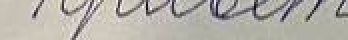
#> input picture train/img_0000_frag_0001.png, 174 x 20 px (shown 2 times larger); its folder holds only this picture in this run
$ python augmentation.py
#> lines starting #> are read from the running program, lines starting #| are printed output that depends on the picture
from PIL import Image, ImageEnhance, ImageOps
import os
import numpy as np


def augment_images(
        input_folder: str,
        output_folder: str,
        rotation_angle: float = 0,
        color_percent: float = 0,
        add_color: str = 'False',
        width_percent: float = 100,
        filename_prefix: str = 'aug_'
):
    """
    Аугментирует изображения в папке с заданными параметрами

    Параметры:
    input_folder - папка с исходными изображениями
    output_folder - папка для сохранения аугментированных изображений
    rotation_angle - угол поворота (-360 до 360 градусов)
    color_percent - интенсивность цвета (0-100%)
    add_color - цвет для добавления ('синий','зеленый','красный','фиолетовый','желтый','False')
    width_percent - изменение ширины (1-200%)
    filename_prefix - префикс для имен новых файлов
    """
#> called with input_folder = 'train', output_folder = 'train_aug', rotation_angle = 2, color_percent = 14, add_color = 'желтый', width_percent = 150, filename_prefix = ''
    # Создаем папку для результатов, если ее нет
    os.makedirs(output_folder, exist_ok=True)

    # Соответствие цветов их RGB-значениям
    colors = {
        'синий': (0, 0, 255),
        'зеленый': (0, 255, 0),
        'красный': (255, 0, 0),
        'фиолетовый': (128, 0, 128),
        'желтый': (255, 255, 0),
        'False': None
    }

    # Проверка корректности параметров
    if rotation_angle < -360 or rotation_angle > 360:
        raise ValueError("Угол поворота должен быть между -360 и 360 градусами")

    if color_percent < 0 or color_percent > 100:
        raise ValueError("Процент цвета должен быть между 0 и 100")

    if add_color not in colors:
        raise ValueError("Недопустимый цвет. Используйте: 'синий','зеленый','красный','фиолетовый','желтый','False'")

    if width_percent < 1 or width_percent > 200:
        raise ValueError("Процент ширины должен быть между 1 и 200")

    # Обработка всех изображений в папке
    for filename in os.listdir(input_folder):
        if filename.lower().endswith(('.png', '.jpg', '.jpeg', '.bmp')):
            # Загрузка изображения
            img_path = os.path.join(input_folder, filename)
            image = Image.open(img_path).convert('RGB')
#> image is the input picture: PIL image 174x20 RGB; mean R, G, B 179.7, 176.3, 169.2

            # Изменение ширины
            if width_percent != 100:
                original_width, original_height = image.size
#> original_width = 174; original_height = 20
                new_width = int(original_width * width_percent / 100)
#> new_width = 261
                image = image.resize((new_width, original_height))
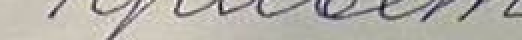
#> image: PIL image 261x20 RGB (shown 2 times larger); mean R, G, B 179.8, 176.3, 169.2

            # Поворот изображения
            if rotation_angle != 0:
                image = image.rotate(rotation_angle, expand=True)
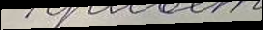
#> image: PIL image 263x30 RGB; mean R, G, B 119, 116.7, 112

            # Добавление цветового оттенка
            if add_color != 'False' and color_percent > 0:
                # Создаем цветной слой
                color_layer = Image.new('RGB', image.size, colors[add_color])
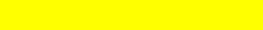
#> color_layer: PIL image 263x30 RGB; mean R, G, B 255, 255, 0

                # Рассчитываем прозрачность
                alpha = color_percent / 100.0

                # Смешиваем изображения
                image = Image.blend(image, color_layer, alpha)
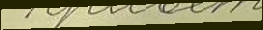
#> image: PIL image 263x30 RGB; mean R, G, B 137.5, 135.5, 96

            # Сохранение результата
            new_filename = f"{filename_prefix}{filename}"
            output_path = os.path.join(output_folder, new_filename)
            image.save(output_path)
            print(f"Создано: {new_filename}")


# Пример использования
if __name__ == "__main__":
    # Настройки аугментации (можно менять)
    INPUT_FOLDER = "train"  # Папка с исходными изображениями
    OUTPUT_FOLDER = "train_aug"  # Папка для аугментированных изображений
    ROTATION = 2  # Угол поворота в градусах
    COLOR_PERCENT = 14  # Интенсивность цвета (0-100%)
    ADD_COLOR = "желтый"  # Цвет для добавления или 'False'
    WIDTH_PERCENT = 150  # Процент изменения ширины
    FILENAME_PREFIX = ""  # Префикс для новых файлов

    augment_images(
        input_folder=INPUT_FOLDER,
        output_folder=OUTPUT_FOLDER,
        rotation_angle=ROTATION,
        color_percent=COLOR_PERCENT,
        add_color=ADD_COLOR,
        width_percent=WIDTH_PERCENT,
        filename_prefix=FILENAME_PREFIX
    )

$ run again, on train/img_0000_frag_0005.png
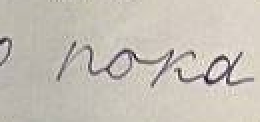
#> input picture train/img_0000_frag_0005.png, 130 x 61 px (shown 2 times larger)
#> in augment_images, image is the input picture: PIL image 130x61 RGB; mean R, G, B 198.2, 192.1, 182.7
#> in augment_images, `image = image.rotate(rotation_angle, expand=True)`:
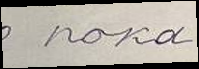
#> image: PIL image 199x69 RGB; mean R, G, B 171.7, 166.4, 158.3
#> in augment_images, `image = Image.blend(image, color_layer, alpha)`:
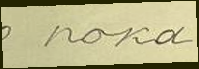
#> image: PIL image 199x69 RGB; mean R, G, B 182.9, 178.3, 135.7

$ run again, on train/img_0000_frag_0006.png
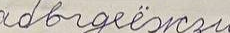
#> input picture train/img_0000_frag_0006.png, 230 x 33 px
#> in augment_images, image is the input picture: PIL image 230x33 RGB; mean R, G, B 197.2, 190, 181.6
#> in augment_images, `image = image.rotate(rotation_angle, expand=True)`:
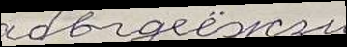
#> image: PIL image 347x47 RGB; mean R, G, B 137.6, 132.6, 126.7
#> in augment_images, `image = Image.blend(image, color_layer, alpha)`:
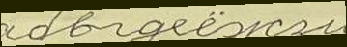
#> image: PIL image 347x47 RGB; mean R, G, B 153.5, 149.2, 108.6

$ run again, on train/img_0000_frag_0007.png
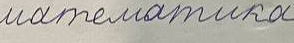
#> input picture train/img_0000_frag_0007.png, 294 x 43 px
#> in augment_images, image is the input picture: PIL image 294x43 RGB; mean R, G, B 180.2, 177.3, 169.1
#> in augment_images, `image = image.rotate(rotation_angle, expand=True)`:
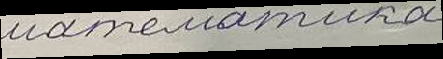
#> image: PIL image 443x59 RGB; mean R, G, B 130.7, 128.6, 122.7
#> in augment_images, `image = Image.blend(image, color_layer, alpha)`:
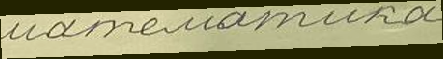
#> image: PIL image 443x59 RGB; mean R, G, B 147.6, 145.7, 105.2

$ run again, on train/img_0000_frag_0002.png
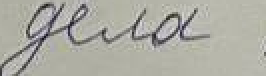
#> input picture train/img_0000_frag_0002.png, 133 x 38 px (shown 2 times larger)
#> in augment_images, image is the input picture: PIL image 133x38 RGB; mean R, G, B 171.6, 171.3, 162.6
#> in augment_images, `image = Image.blend(image, color_layer, alpha)`:
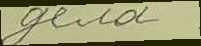
#> image: PIL image 201x46 RGB; mean R, G, B 155.8, 155.6, 113.9
